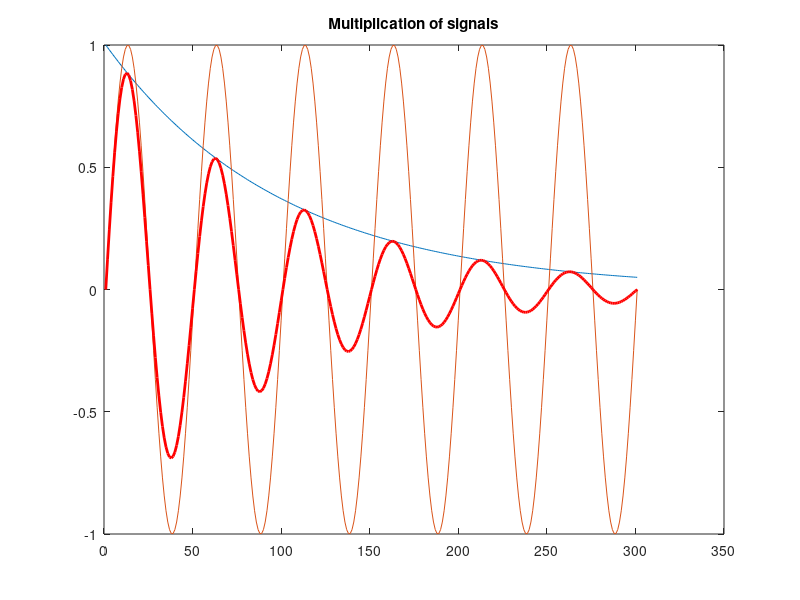

This chart was generated by the following MATLAB code:

clear all;
close all;

t = 0:0.1:30;
y1 = exp(-0.1*t);
y2 = sin(2*pi*t/5);
y3 = y1.*y2;

plot(y1, 'LineStyle', '-');hold on;title('Multiplication of signals');
pause(2);
% movieVector(1) = getframe(1);

plot(y2, 'LineStyle', '-');
pause(2);
% movieVector(2) = getframe(1);

plot(y3, 'LineWidth', 2, 'Color', 'r');
% movieVector(3) = getframe(1);


% myWriter = VideoWriter('Multiplication', 'MPEG-4');
% myWriter.FrameRate = 1;
% open(myWriter);
% writeVideo(myWriter, movieVector);
% close(myWriter);